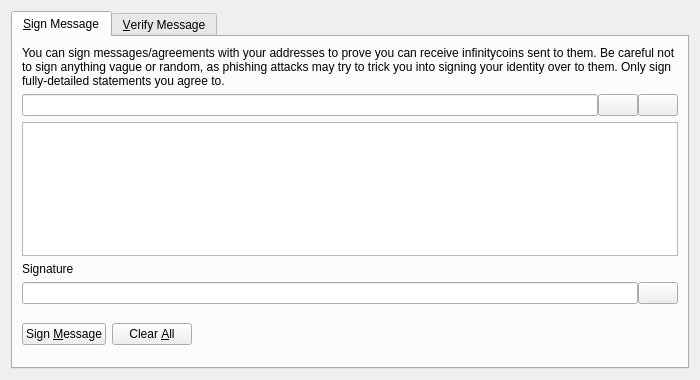
<?xml version="1.0" encoding="UTF-8"?>
<ui version="4.0">
 <class>SignVerifyMessageDialog</class>
 <widget class="QDialog" name="SignVerifyMessageDialog">
  <property name="geometry">
   <rect>
    <x>0</x>
    <y>0</y>
    <width>700</width>
    <height>380</height>
   </rect>
  </property>
  <property name="windowTitle">
   <string>Signatures - Sign / Verify a Message</string>
  </property>
  <property name="modal">
   <bool>true</bool>
  </property>
  <layout class="QVBoxLayout" name="verticalLayout">
   <item>
    <widget class="QTabWidget" name="tabWidget">
     <property name="currentIndex">
      <number>0</number>
     </property>
     <widget class="QWidget" name="tabSignMessage">
      <attribute name="title">
       <string>&amp;Sign Message</string>
      </attribute>
      <layout class="QVBoxLayout" name="verticalLayout_SM">
       <item>
        <widget class="QLabel" name="infoLabel_SM">
         <property name="text">
          <string>You can sign messages/agreements with your addresses to prove you can receive infinitycoins sent to them. Be careful not to sign anything vague or random, as phishing attacks may try to trick you into signing your identity over to them. Only sign fully-detailed statements you agree to.</string>
         </property>
         <property name="textFormat">
          <enum>Qt::PlainText</enum>
         </property>
         <property name="wordWrap">
          <bool>true</bool>
         </property>
        </widget>
       </item>
       <item>
        <layout class="QHBoxLayout" name="horizontalLayout_1_SM">
         <property name="spacing">
          <number>0</number>
         </property>
         <item>
          <widget class="QValidatedLineEdit" name="addressIn_SM">
           <property name="toolTip">
            <string>The Infinitycoin address to sign the message with</string>
           </property>
          </widget>
         </item>
         <item>
          <widget class="QPushButton" name="addressBookButton_SM">
           <property name="toolTip">
            <string>Choose previously used address</string>
           </property>
           <property name="text">
            <string/>
           </property>
           <property name="icon">
            <iconset resource="../bitcoin.qrc">
             <normaloff>:/icons/address-book</normaloff>:/icons/address-book</iconset>
           </property>
           <property name="shortcut">
            <string>Alt+A</string>
           </property>
           <property name="autoDefault">
            <bool>false</bool>
           </property>
          </widget>
         </item>
         <item>
          <widget class="QPushButton" name="pasteButton_SM">
           <property name="toolTip">
            <string>Paste address from clipboard</string>
           </property>
           <property name="text">
            <string/>
           </property>
           <property name="icon">
            <iconset resource="../bitcoin.qrc">
             <normaloff>:/icons/editpaste</normaloff>:/icons/editpaste</iconset>
           </property>
           <property name="shortcut">
            <string>Alt+P</string>
           </property>
           <property name="autoDefault">
            <bool>false</bool>
           </property>
          </widget>
         </item>
        </layout>
       </item>
       <item>
        <widget class="QPlainTextEdit" name="messageIn_SM">
         <property name="toolTip">
          <string>Enter the message you want to sign here</string>
         </property>
        </widget>
       </item>
       <item>
        <widget class="QLabel" name="signatureLabel_SM">
         <property name="text">
          <string>Signature</string>
         </property>
         <property name="textFormat">
          <enum>Qt::PlainText</enum>
         </property>
        </widget>
       </item>
       <item>
        <layout class="QHBoxLayout" name="horizontalLayout_2_SM">
         <property name="spacing">
          <number>0</number>
         </property>
         <item>
          <widget class="QLineEdit" name="signatureOut_SM">
           <property name="font">
            <font>
             <italic>true</italic>
            </font>
           </property>
           <property name="readOnly">
            <bool>true</bool>
           </property>
          </widget>
         </item>
         <item>
          <widget class="QPushButton" name="copySignatureButton_SM">
           <property name="toolTip">
            <string>Copy the current signature to the system clipboard</string>
           </property>
           <property name="text">
            <string/>
           </property>
           <property name="icon">
            <iconset resource="../bitcoin.qrc">
             <normaloff>:/icons/editcopy</normaloff>:/icons/editcopy</iconset>
           </property>
           <property name="autoDefault">
            <bool>false</bool>
           </property>
          </widget>
         </item>
        </layout>
       </item>
       <item>
        <layout class="QHBoxLayout" name="horizontalLayout_3_SM">
         <item>
          <widget class="QPushButton" name="signMessageButton_SM">
           <property name="toolTip">
            <string>Sign the message to prove you own this Infinitycoin address</string>
           </property>
           <property name="text">
            <string>Sign &amp;Message</string>
           </property>
           <property name="icon">
            <iconset resource="../bitcoin.qrc">
             <normaloff>:/icons/edit</normaloff>:/icons/edit</iconset>
           </property>
           <property name="autoDefault">
            <bool>false</bool>
           </property>
          </widget>
         </item>
         <item>
          <widget class="QPushButton" name="clearButton_SM">
           <property name="toolTip">
            <string>Reset all sign message fields</string>
           </property>
           <property name="text">
            <string>Clear &amp;All</string>
           </property>
           <property name="icon">
            <iconset resource="../bitcoin.qrc">
             <normaloff>:/icons/remove</normaloff>:/icons/remove</iconset>
           </property>
           <property name="autoDefault">
            <bool>false</bool>
           </property>
          </widget>
         </item>
         <item>
          <spacer name="horizontalSpacer_1_SM">
           <property name="orientation">
            <enum>Qt::Horizontal</enum>
           </property>
           <property name="sizeHint" stdset="0">
            <size>
             <width>40</width>
             <height>48</height>
            </size>
           </property>
          </spacer>
         </item>
         <item>
          <widget class="QLabel" name="statusLabel_SM">
           <property name="font">
            <font>
             <weight>75</weight>
             <bold>true</bold>
            </font>
           </property>
           <property name="text">
            <string/>
           </property>
           <property name="wordWrap">
            <bool>true</bool>
           </property>
          </widget>
         </item>
         <item>
          <spacer name="horizontalSpacer_2_SM">
           <property name="orientation">
            <enum>Qt::Horizontal</enum>
           </property>
           <property name="sizeHint" stdset="0">
            <size>
             <width>40</width>
             <height>48</height>
            </size>
           </property>
          </spacer>
         </item>
        </layout>
       </item>
      </layout>
     </widget>
     <widget class="QWidget" name="tabVerifyMessage">
      <attribute name="title">
       <string>&amp;Verify Message</string>
      </attribute>
      <layout class="QVBoxLayout" name="verticalLayout_VM">
       <item>
        <widget class="QLabel" name="infoLabel_VM">
         <property name="text">
          <string>Enter the receiver's address, message (ensure you copy line breaks, spaces, tabs, etc. exactly) and signature below to verify the message. Be careful not to read more into the signature than what is in the signed message itself, to avoid being tricked by a man-in-the-middle attack. Note that this only proves the signing party receives with the address, it cannot prove sendership of any transaction!</string>
         </property>
         <property name="textFormat">
          <enum>Qt::PlainText</enum>
         </property>
         <property name="alignment">
          <set>Qt::AlignLeading|Qt::AlignLeft|Qt::AlignTop</set>
         </property>
         <property name="wordWrap">
          <bool>true</bool>
         </property>
        </widget>
       </item>
       <item>
        <layout class="QHBoxLayout" name="horizontalLayout_1_VM">
         <property name="spacing">
          <number>0</number>
         </property>
         <item>
          <widget class="QValidatedLineEdit" name="addressIn_VM">
           <property name="toolTip">
            <string>The Infinitycoin address the message was signed with</string>
           </property>
          </widget>
         </item>
         <item>
          <widget class="QPushButton" name="addressBookButton_VM">
           <property name="toolTip">
            <string>Choose previously used address</string>
           </property>
           <property name="text">
            <string/>
           </property>
           <property name="icon">
            <iconset resource="../bitcoin.qrc">
             <normaloff>:/icons/address-book</normaloff>:/icons/address-book</iconset>
           </property>
           <property name="shortcut">
            <string>Alt+A</string>
           </property>
           <property name="autoDefault">
            <bool>false</bool>
           </property>
          </widget>
         </item>
        </layout>
       </item>
       <item>
        <widget class="QPlainTextEdit" name="messageIn_VM"/>
       </item>
       <item>
        <widget class="QValidatedLineEdit" name="signatureIn_VM"/>
       </item>
       <item>
        <layout class="QHBoxLayout" name="horizontalLayout_2_VM">
         <item>
          <widget class="QPushButton" name="verifyMessageButton_VM">
           <property name="toolTip">
            <string>Verify the message to ensure it was signed with the specified Infinitycoin address</string>
           </property>
           <property name="text">
            <string>Verify &amp;Message</string>
           </property>
           <property name="icon">
            <iconset resource="../bitcoin.qrc">
             <normaloff>:/icons/transaction_0</normaloff>:/icons/transaction_0</iconset>
           </property>
           <property name="autoDefault">
            <bool>false</bool>
           </property>
          </widget>
         </item>
         <item>
          <widget class="QPushButton" name="clearButton_VM">
           <property name="toolTip">
            <string>Reset all verify message fields</string>
           </property>
           <property name="text">
            <string>Clear &amp;All</string>
           </property>
           <property name="icon">
            <iconset resource="../bitcoin.qrc">
             <normaloff>:/icons/remove</normaloff>:/icons/remove</iconset>
           </property>
           <property name="autoDefault">
            <bool>false</bool>
           </property>
          </widget>
         </item>
         <item>
          <spacer name="horizontalSpacer_1_VM">
           <property name="orientation">
            <enum>Qt::Horizontal</enum>
           </property>
           <property name="sizeHint" stdset="0">
            <size>
             <width>40</width>
             <height>48</height>
            </size>
           </property>
          </spacer>
         </item>
         <item>
          <widget class="QLabel" name="statusLabel_VM">
           <property name="font">
            <font>
             <weight>75</weight>
             <bold>true</bold>
            </font>
           </property>
           <property name="text">
            <string/>
           </property>
           <property name="wordWrap">
            <bool>true</bool>
           </property>
          </widget>
         </item>
         <item>
          <spacer name="horizontalSpacer_2_VM">
           <property name="orientation">
            <enum>Qt::Horizontal</enum>
           </property>
           <property name="sizeHint" stdset="0">
            <size>
             <width>40</width>
             <height>48</height>
            </size>
           </property>
          </spacer>
         </item>
        </layout>
       </item>
      </layout>
     </widget>
    </widget>
   </item>
  </layout>
 </widget>
 <customwidgets>
  <customwidget>
   <class>QValidatedLineEdit</class>
   <extends>QLineEdit</extends>
   <header>qt/qvalidatedlineedit.h</header>
  </customwidget>
 </customwidgets>
 <resources>
  <include location="../bitcoin.qrc"/>
 </resources>
 <connections/>
</ui>
